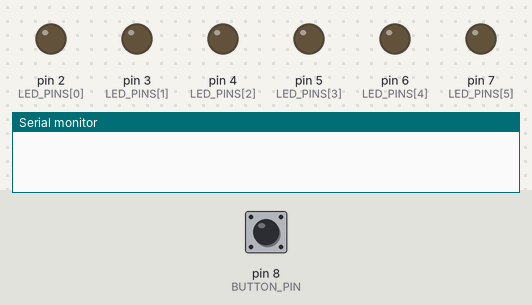
Recording of a sketch running on a simulated Arduino Uno, built with avr-gcc and run on an emulated ATmega328P. Parts: output pins drawn as LEDs (lit = HIGH), the last lines printed to the serial monitor. Inputs (shaded band) come from the test bench; at power-on: pin 8 (BUTTON_PIN) HIGH. Random numbers use the default seed unless the sketch sets one.

Above: at 1.2 s.
1.3 s: pin 8 (BUTTON_PIN) pulled LOW for 0.15 s
At 2.9 s:
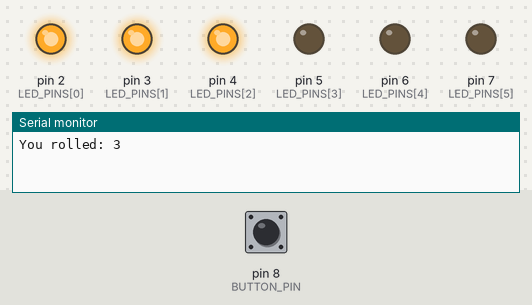
4.3 s: pin 8 (BUTTON_PIN) pulled LOW for 1 s
At 5.2 s:
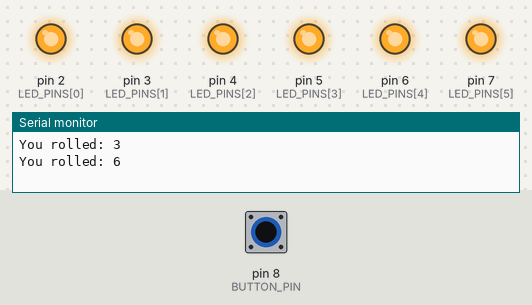
7.3 s: pin 8 (BUTTON_PIN) pulled LOW for 3.2 s
At 7.51 s:
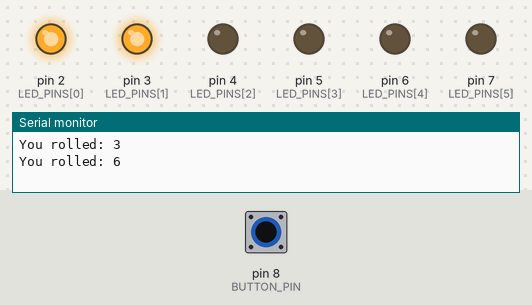
Timing chart, 0 to 10.3 s (numbered marks = the images above; inputs shaded):
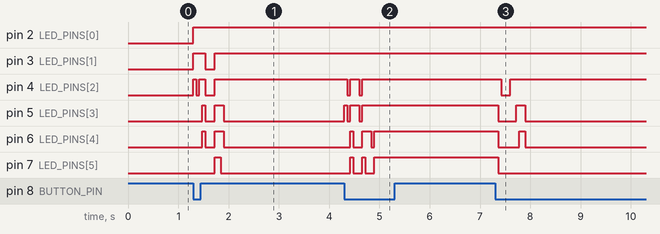

The sketch:

P08_LED_Dice.ino
```cpp
// Project 8: LED Dice
// Press the button to roll. The number of lit LEDs is your roll (1 to 6).

const int LED_PINS[] = {2, 3, 4, 5, 6, 7};   // LED 1 to LED 6
const int BUTTON_PIN = 8;
const int SEED_PIN = A0;                      // leave this pin EMPTY

void showNumber(int n) {
  for (int i = 0; i < 6; i++) {
    if (i < n) {
      digitalWrite(LED_PINS[i], HIGH);
    } else {
      digitalWrite(LED_PINS[i], LOW);
    }
  }
}

void setup() {
  for (int i = 0; i < 6; i++) {
    pinMode(LED_PINS[i], OUTPUT);
  }
  pinMode(BUTTON_PIN, INPUT_PULLUP);
  Serial.begin(9600);
  randomSeed(analogRead(SEED_PIN));
}

void loop() {
  if (digitalRead(BUTTON_PIN) == LOW) {
    for (int spin = 0; spin < 10; spin++) {     // the dice "tumbles"
      showNumber(random(1, 7));
      delay(60);
    }
    int roll = random(1, 7);                    // 1 to 6 (7 is never picked)
    showNumber(roll);
    Serial.print("You rolled: ");
    Serial.println(roll);
    while (digitalRead(BUTTON_PIN) == LOW) { }  // wait until you let go
    delay(50);
  }
}
```

Measured:
- after the input at 1.3 s, pin 2 (LED_PINS[0]): LOW → HIGH at once; pin 3 (LED_PINS[1]): LOW → HIGH at once, → LOW 0.24 s later, → HIGH 0.18 s later
- after the input at 4.3 s, pin 4 (LED_PINS[2]): alternates HIGH for 0.18 s and LOW for 0.06 s, 4 changes in all, then stays HIGH, starting after 0.06 s; pin 5 (LED_PINS[3]): goes HIGH 0.06 s, LOW 0.06 s, HIGH 0.18 s, LOW 0.06 s, then HIGH, starting at once
- after the input at 7.3 s, pin 4 (LED_PINS[2]): HIGH → LOW after 0.12 s, → HIGH 0.18 s later; pin 5 (LED_PINS[3]): HIGH → LOW after 0.06 s, → HIGH 0.36 s later, → LOW 0.18 s later; pin 6 (LED_PINS[4]): HIGH → LOW after 0.06 s, → HIGH 0.42 s later, → LOW 0.12 s later; pin 7 (LED_PINS[5]): HIGH → LOW after 0.06 s
